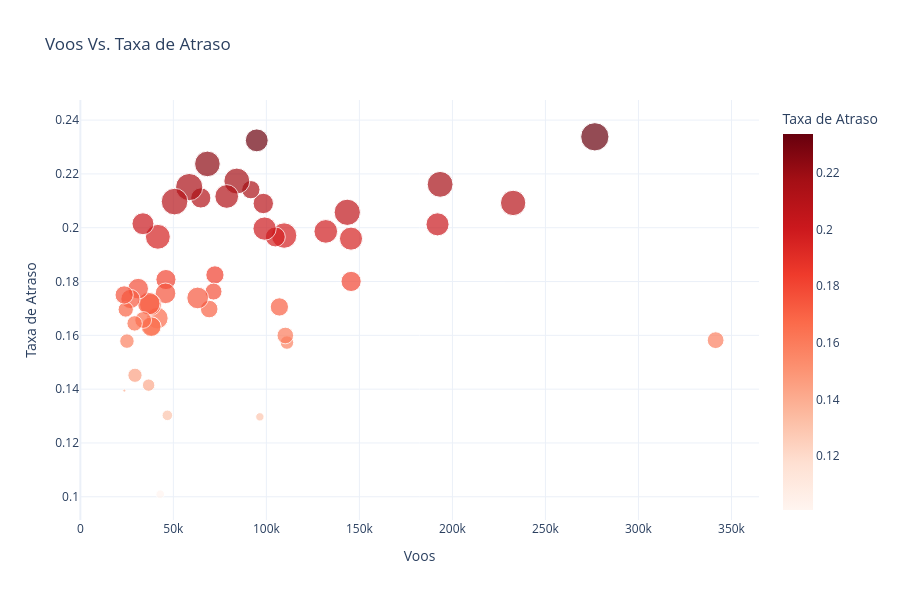

Notebook code for this chart:
### Markdown cell above
Onde estão os gargalos?

### Code cell
df_gargalo = df_curated.groupby('ORIGIN_AIRPORT_NAME').agg({
    'IS_DELAYED': ['count', 'mean'], 
    'ARRIVAL_DELAY': 'mean'          
}).reset_index()

df_gargalo.columns = ['ORIGIN_AIRPORT_NAME', 'FLIGHT_COUNT', 'DELAY_RATE', 'AVG_DELAY_MIN']
df_gargalo = df_gargalo.sort_values(by='FLIGHT_COUNT', ascending=False).head(50)
df_gargalo['BUBBLE_SIZE'] = df_gargalo['AVG_DELAY_MIN'].clip(lower=0.1)

fig = px.scatter(
    df_gargalo,
    x='FLIGHT_COUNT',
    y='DELAY_RATE',
    size='BUBBLE_SIZE',
    color='DELAY_RATE',
    hover_name='ORIGIN_AIRPORT_NAME',
    hover_data={
        'BUBBLE_SIZE': False, 
        'AVG_DELAY_MIN': ':.2f', 
        'FLIGHT_COUNT': True, 
        'DELAY_RATE': ':.2%'
    },
    title='Voos Vs. Taxa de Atraso',
    labels={
        'FLIGHT_COUNT': 'Voos',
        'DELAY_RATE': 'Taxa de Atraso',
        'AVG_DELAY_MIN': 'Média de Atraso (min)'
    },
    color_continuous_scale='Reds'
)
fig.update_layout(
    template='plotly_white', 
    height=600
)
fig.show()

### Figure 1 — Plotly figure (JSON) as saved in the notebook; plotly's stock layout.template omitted (floating-point values rounded to 4 significant figures)
{"data": [{"customdata": [[3.045, 3.045], [8.601, 8.601], [6.919, 6.919], [7.188, 7.188], [5.723, 5.723], [4.393, 4.393], [5.75, 5.75], [7.428, 7.428], [6.023, 6.023], [1.968, 1.968], [2.976, 2.976], [6.96, 6.96], [3.591, 3.591], [4.292, 4.292], [5.851, 5.851], [4.486, 4.486], [0.7501, 0.7501], [5.628, 5.628], [3.608, 3.608], [7.237, 7.237], [6.054, 6.054], [3.576, 3.576], [3.118, 3.118], [3.329, 3.329], [7.041, 7.041], [4.392, 4.392], [5.059, 5.059], [7.993, 7.993], [7.619, 7.619], [1.205, 1.205], [4.371, 4.371], [4.576, 4.576], [0.7965, 0.7965], [6.654, 6.654], [5.014, 5.014], [3.766, 3.766], [4.268, 4.268], [5.148, 5.148], [5.452, 5.452], [1.656, 1.656], [3.037, 3.037], [5.17, 5.17], [4.578, 4.578], [2.175, 2.175], [2.572, 2.572], [3.997, 3.997], [2.261, 2.261], [2.52, 2.52], [0.1, -1.195], [3.588, 3.588]], "hovertemplate": "<b>%{hovertext}</b><br><br>Voos=%{x}<br>Taxa de Atraso=%{marker.color:.2%}<br>Média de Atraso (min)=%{customdata[1]:.2f}<extra></extra>", "hovertext": ["Hartsfield-Jackson Atlanta International Airport", "Chicago O'Hare International Airport", "Dallas/Fort Worth International Airport", "Denver International Airport", "Los Angeles International Airport", "Phoenix Sky Harbor International Airport", "San Francisco International Airport", "George Bush Intercontinental Airport", "McCarran International Airport", "Minneapolis-Saint Paul International Airport", "Seattle-Tacoma International Airport", "Orlando International Airport", "Detroit Metropolitan Airport", "Gen. Edward Lawrence Logan International Airport", "Charlotte Douglas International Airport", "Newark Liberty International Airport", "Salt Lake City International Airport", "LaGuardia Airport (Marine Air Terminal)", "John F. Kennedy International Airport (New York International Airport)", "Baltimore-Washington International Airport", "Chicago Midway International Airport", "Fort Lauderdale-Hollywood International Airport", "Ronald Reagan Washington National Airport", "San Diego International Airport (Lindbergh Field)", "Miami International Airport", "Philadelphia International Airport", "Tampa International Airport", "Dallas Love Field", "William P. Hobby Airport", "Portland International Airport", "St. Louis International Airport at Lambert Field", "Nashville International Airport", "Honolulu International Airport", "Oakland International Airport", "Austin-Bergstrom International Airport", "Louis Armstrong New Orleans International Airport", "Kansas City International Airport", "Norman Y. Mineta San José International Airport", "Sacramento International Airport", "John Wayne Airport (Orange County Airport)", "Cleveland Hopkins International Airport", "Washington Dulles International Airport", "Raleigh-Durham International Airport", "San Antonio International Airport", "General Mitchell International Airport", "Southwest Florida International Airport", "Indianapolis International Airport", "Luis Muñoz Marín International Airport", "Pittsburgh International Airport", "Port Columbus International Airport"], "legendgroup": "", "marker": {"color": [0.1582, 0.2338, 0.2092, 0.2161, 0.2013, 0.18, 0.1959, 0.2057, 0.1986, 0.1573, 0.16, 0.1971, 0.1706, 0.1966, 0.1997, 0.209, 0.1297, 0.2325, 0.2141, 0.2173, 0.2116, 0.1825, 0.1763, 0.1698, 0.2237, 0.2111, 0.1739, 0.2151, 0.2097, 0.1303, 0.1807, 0.1756, 0.101, 0.1966, 0.1664, 0.1633, 0.1632, 0.1714, 0.1718, 0.1415, 0.1657, 0.2015, 0.1774, 0.1452, 0.1644, 0.1735, 0.1579, 0.1696, 0.1395, 0.175], "coloraxis": "coloraxis", "size": [3.045, 8.601, 6.919, 7.188, 5.723, 4.393, 5.75, 7.428, 6.023, 1.968, 2.976, 6.96, 3.591, 4.292, 5.851, 4.486, 0.7501, 5.628, 3.608, 7.237, 6.054, 3.576, 3.118, 3.329, 7.041, 4.392, 5.059, 7.993, 7.619, 1.205, 4.371, 4.576, 0.7965, 6.654, 5.014, 3.766, 4.268, 5.148, 5.452, 1.656, 3.037, 5.17, 4.578, 2.175, 2.572, 3.997, 2.261, 2.52, 0.1, 3.588], "sizemode": "area", "sizeref": 0.0215, "symbol": "circle"}, "mode": "markers", "name": "", "orientation": "v", "showlegend": false, "type": "scatter", "x": [341497, 276554, 232647, 193402, 192003, 145552, 145491, 143484, 131937, 111055, 110178, 109532, 106992, 104804, 99052, 98341, 96505, 94834, 91663, 84121, 78685, 72350, 71579, 69270, 68301, 64751, 63077, 58521, 50646, 46777, 46018, 45781, 42946, 41669, 41392, 38292, 38106, 37708, 36788, 36708, 33765, 33661, 31074, 29375, 29172, 26938, 25048, 24399, 23669, 23557], "xaxis": "x", "y": [0.1582, 0.2338, 0.2092, 0.2161, 0.2013, 0.18, 0.1959, 0.2057, 0.1986, 0.1573, 0.16, 0.1971, 0.1706, 0.1966, 0.1997, 0.209, 0.1297, 0.2325, 0.2141, 0.2173, 0.2116, 0.1825, 0.1763, 0.1698, 0.2237, 0.2111, 0.1739, 0.2151, 0.2097, 0.1303, 0.1807, 0.1756, 0.101, 0.1966, 0.1664, 0.1633, 0.1632, 0.1714, 0.1718, 0.1415, 0.1657, 0.2015, 0.1774, 0.1452, 0.1644, 0.1735, 0.1579, 0.1696, 0.1395, 0.175], "yaxis": "y"}], "layout": {"coloraxis": {"colorbar": {"title": {"text": "Taxa de Atraso"}}, "colorscale": [[0, "rgb(255,245,240)"], [0.125, "rgb(254,224,210)"], [0.25, "rgb(252,187,161)"], [0.375, "rgb(252,146,114)"], [0.5, "rgb(251,106,74)"], [0.625, "rgb(239,59,44)"], [0.75, "rgb(203,24,29)"], [0.875, "rgb(165,15,21)"], [1, "rgb(103,0,13)"]]}, "height": 600, "legend": {"itemsizing": "constant", "tracegroupgap": 0}, "title": {"text": "Voos Vs. Taxa de Atraso"}, "xaxis": {"anchor": "y", "domain": [0, 1], "title": {"text": "Voos"}}, "yaxis": {"anchor": "x", "domain": [0, 1], "title": {"text": "Taxa de Atraso"}}}}
